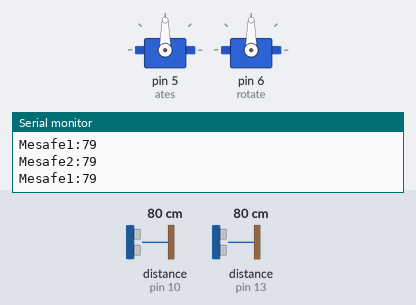
This sketch was run on a simulated Arduino Uno, built with avr-gcc and run on an emulated ATmega328P. Shown: 2 × servo, the last lines printed to the serial monitor. Wiring (inferred from the names in the program): 2 × ultrasonic range finder: trigger pin 11, echo pin 10 / trigger pin 12, echo pin 13. The test bench sets the inputs (shaded band); at power-on: distance to the obstacle (sensors on pin 10, pin 13) 80 cm. The echo pulse lasts 58.3 µs per cm.

Above: at 1.2 s.
1.3 s: distance to the obstacle (sensor on pin 10) set to 57 cm
2.8 s: distance to the obstacle (sensor on pin 10) set to 48 cm
At 2.99 s:
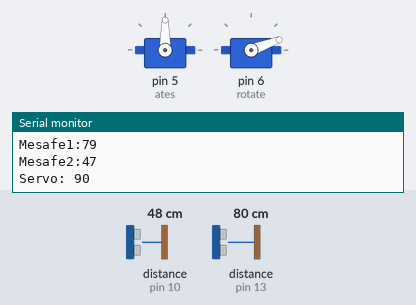
At 3.9 s:
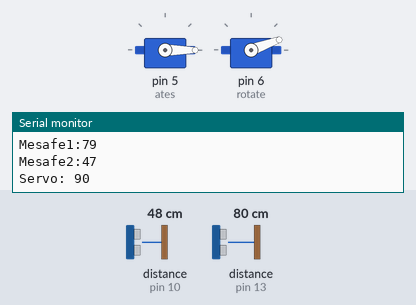
5.8 s: distance to the obstacle (sensor on pin 13) set to 57 cm
8.8 s: distance to the obstacle (sensor on pin 13) set to 48 cm
At 10.32 s:
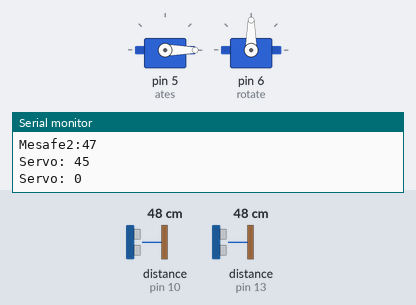
11.8 s: distance to the obstacle (sensor on pin 10) set to 60 cm
14.8 s: distance to the obstacle (sensor on pin 10) set to 2 cm
At 17.1 s:
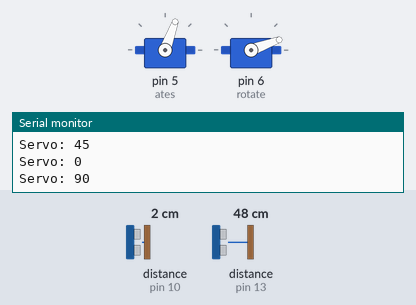
Timing chart, 0 to 18.8 s (numbered marks = the images above; inputs shaded):
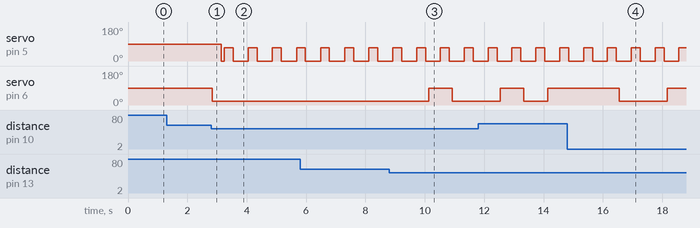

The sketch:

taret.ino
```cpp
#include <Servo.h>

const int trigger_pin1 = 12;
const int echo_pin1 = 13;
const int trigger_pin2 = 11;
const int echo_pin2 = 10;

int sure1 ;
int mesafe1 ;
int sure2 ;
int mesafe2 ;

Servo ates;
Servo rotate;// create servo object to control a servo
// twelve servo objects can be created on most boards

int pos = 0;    // variable to store the servo position

void setup() {
  Serial.begin(9600);
  pinMode(trigger_pin1 , OUTPUT);
  pinMode(echo_pin1 ,INPUT);
  pinMode(trigger_pin2 , OUTPUT);
  pinMode(echo_pin2 ,INPUT);
  ates.attach(5);  // attaches the servo on pin 9 to the servo object
  rotate.attach(6);
}

void loop() {
  digitalWrite(trigger_pin1 , HIGH);
delayMicroseconds(1000);
digitalWrite(trigger_pin1 , LOW);
sure1 = pulseIn(echo_pin1 , HIGH);
mesafe1 = (sure1/2) / 29.1;
Serial.print("Mesafe1:");
Serial.print(mesafe1);

digitalWrite(trigger_pin2 , HIGH);
delayMicroseconds(1000);
digitalWrite(trigger_pin2 , LOW);
sure2 = pulseIn(echo_pin2 , HIGH);
mesafe2 = (sure2/2) / 29.1;
Serial.println("");
Serial.print("Mesafe2:");
Serial.print(mesafe2);
Serial.println("");
Serial.println("");
if (mesafe1 > 0 and mesafe2 > 0 and mesafe1 <= 50 and mesafe2 <= 50 ){
  rotate.write(45);
  Serial.println("Servo: 45");
   rotate.attach(6);
  ates.attach(5);
  delay(300);
  rotate.detach();
    ates.write(0);
    delay(100);
    ates.write(70);
    delay(300);
    ates.write(0);
    delay(100);
    ates.detach();
  }
 if (mesafe1 > 0 and mesafe1 <= 50 ){
  rotate.attach(6);
  rotate.write(90);
  Serial.println("Servo: 0");
  ates.attach(5);
  delay(300);
  rotate.detach();
    ates.write(0);
    delay(100);
    ates.write(70);
    delay(300);
    ates.write(0);
    delay(100);
    ates.detach();
  }
 if (mesafe2 > 0 and mesafe2 <= 50 ){
   rotate.attach(6);
  rotate.write(20);
  Serial.println("Servo: 90");
  ates.attach(5);
  delay(300);
  rotate.detach();
    ates.write(0);
    delay(100);
    ates.write(70);
    delay(300);
    ates.write(0);
    delay(100);
    ates.detach();
  }
}

void tarama() {
  for (pos = 20; pos <= 90; pos += 1) { // goes from 0 degrees to 180 degrees
    // in steps of 1 degree
    rotate.write(pos);              // tell servo to go to position in variable 'pos'
    delay(15);                       // waits 15ms for the servo to reach the position
  }
  for (pos = 90; pos >= 20; pos -= 1) { // goes from 180 degrees to 0 degrees
    rotate.write(pos);              // tell servo to go to position in variable 'pos'
    delay(15);                       // waits 15ms for the servo to reach the position
  }
}
```

Measured:
- the behaviour switches between 52 and 51 cm on distance to the obstacle (sensor on pin 10) (found by bisection; images 0 and 1)
- the behaviour switches between 52 and 51 cm on distance to the obstacle (sensor on pin 13) (found by bisection; images 2 and 3)
- after the input at 2.8 s, servo on pin 5 (ates): 90° → 0° after 0.34 s, then repeats every 0.81 s: 70° 0.30 s, 0° 0.51 s; servo on pin 6 (rotate): 90° → 20° at once
- after the input at 8.8 s, servo on pin 6 (rotate): 20° → 90° after 1.3 s, → 20° 0.80 s later
- after the input at 14.8 s, servo on pin 6 (rotate): 90° → 20° after 1.8 s, → 90° 1.6 s later
